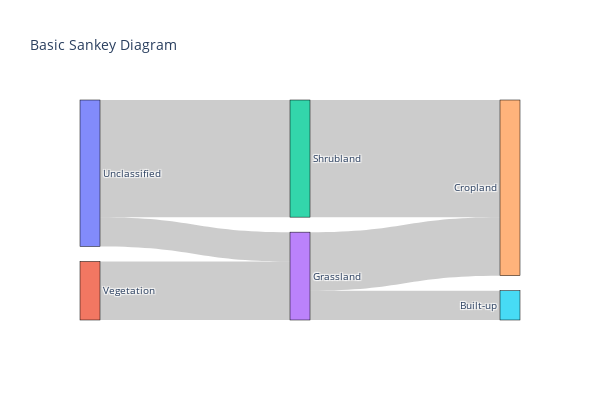

The notebook cell saved with this chart:
### Code cell
import plotly.graph_objects as go

fig = go.Figure(data=[go.Sankey(
    node = dict(
      pad = 15,
      thickness = 20,
      line = dict(color = "black", width = 0.5),
      label = labels
      
    ),
    link = dict(
      source = [0, 0, 1, 2, 3, 3], 
      target = [2, 3, 3, 4, 4, 5],
      value =  [8, 2, 4, 8, 4, 2],

  ))])

fig.update_layout(title_text="Basic Sankey Diagram", font_size=10,width=600, height=400)
fig.show()

### Figure 1 — Plotly figure (JSON) as saved in the notebook; plotly's stock layout.template omitted (floating-point values rounded to 4 significant figures)
{"data": [{"link": {"source": [0, 0, 1, 2, 3, 3], "target": [2, 3, 3, 4, 4, 5], "value": [8, 2, 4, 8, 4, 2]}, "node": {"label": ["Unclassified", "Vegetation", "Shrubland", "Grassland", "Cropland", "Built-up", "Water body"], "line": {"color": "black", "width": 0.5}, "pad": 15, "thickness": 20}, "type": "sankey"}], "layout": {"font": {"size": 10}, "height": 400, "title": {"text": "Basic Sankey Diagram"}, "width": 600}}
